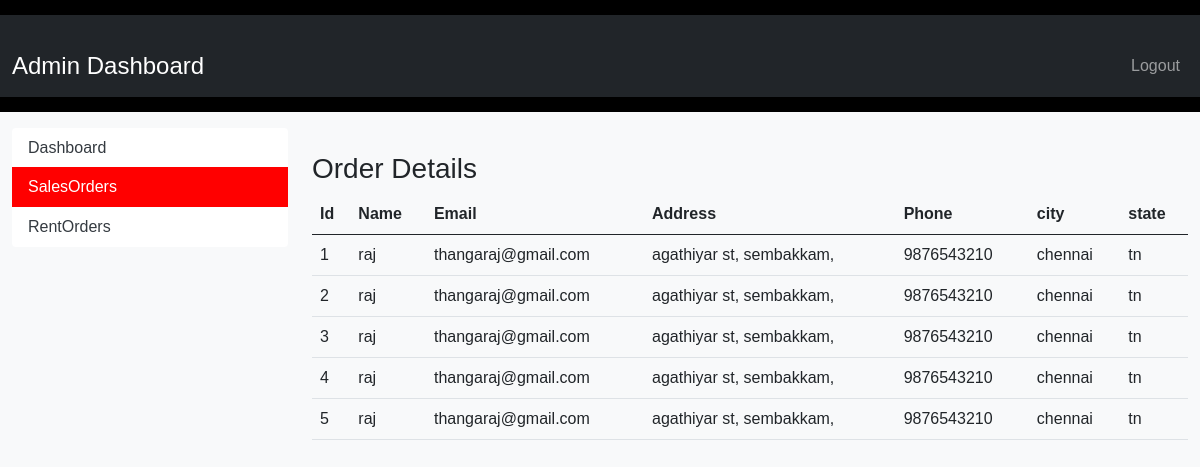
The app's page /cartorder, older data.
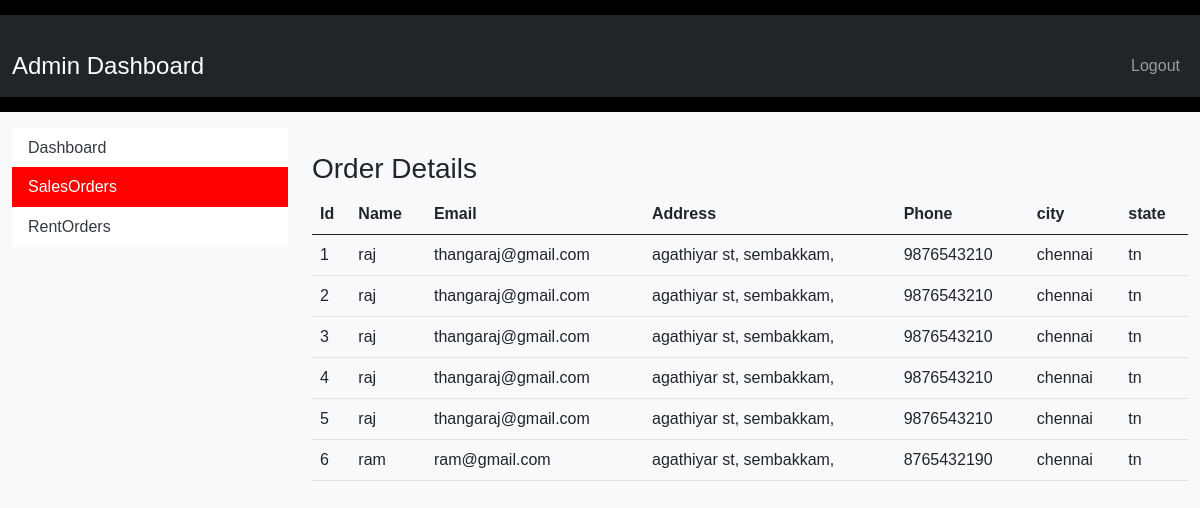
The same page, newer data.
### tables this page shows
CREATE TABLE cartorders (
                    id INTEGER PRIMARY KEY AUTOINCREMENT,
                    name TEXT,
                    email TEXT,
                    fdate DATE,
                    tdate DATE,
                    address TEXT,
                    phone TEXT,
                    city TEXT,
                    state TEXT
                );

### app.py (the view)
@app.route('/cartorder')
def cartorders():
    conn = sqlite3.connect('admin.db')
    cursor = conn.cursor()
    cursor.execute("SELECT id,name, email, address, phone, city, state FROM cartorders")
    order_data = cursor.fetchall()
    conn.close()
    return render_template('cartorder.html',order_data=order_data)

### templates/cartorder.html (shortened to what this page needs)
<!DOCTYPE html>
<html lang="en">
<head>
    <link href="https://cdn.jsdelivr.net/npm/bootstrap@5.0.2/dist/css/bootstrap.min.css" rel="stylesheet">
    <link rel="stylesheet" href="{{ url_for('static', filename='admin.css') }}">
</head>
<body>
    <header>
        <nav class="navbar navbar-expand-lg navbar-dark bg-dark">
            <div class="container-fluid">
                <a class="navbar-brand" href="#">Admin Dashboard</a>
                <div class="collapse navbar-collapse" id="navbarNav">
                    <ul class="navbar-nav ms-auto">
                        <li class="nav-item">
                            <a class="nav-link" href="admin">Logout</a>
                        </li>
                    </ul>
                </div>
            </div>
        </nav>
    </header>
    <div class="container-fluid mt-3">
        <div class="row">
            <div class="col-md-3">
                <div class="list-group">
                    <a href="/admin" class="list-group-item list-group-item-action">Dashboard</a>
                    <a href="/cartorder" class="list-group-item list-group-item-action active">SalesOrders</a>
                    <a href="/order" class="list-group-item list-group-item-action">RentOrders</a>
                </div>
            </div>
            <div class="col-md-9">
                <div class="mt-4">
                    <h3>Order Details</h3>
                    <table class="table">
                        <thead>
                            <tr>
                                <th>Id</th>
                                <th>Name</th>
                                <th>Email</th>
                                <th>Address</th>
                                <th>Phone</th>
                                <th>city</th>
                                <th>state</th>
                            </tr>
                        </thead>
                        <tbody>
                            {% for row in order_data %}
                            <tr>
                                <td>{{ row[0] }}</td>
                                <td>{{ row[1] }}</td>
                                <td>{{ row[2] }}</td>
                                <td>{{ row[3] }}</td>
                                <td>{{ row[4] }}</td>
                                <td>{{ row[5] }}</td>
                                <td>{{ row[6] }}</td>
                            </tr>
                            {% endfor %}
                        </tbody>
                    </table>
                </div>
            </div>
        </div>
    </div>
</body>
</html>

### static/admin.css (style rules this page uses)
body { font-family: Arial, sans-serif; background-color: #f8f9fa; }
header { background-color: #000000; padding: 15px 0; }
header .navbar-brand { font-size: 1.5rem; }
.navbar-nav .nav-link { color: #ffffff; }
.container-fluid { margin-top: 20px; }
.list-group-item { background-color: #ffffff; color: #343a40; border: none; }
.list-group-item.active { background-color: #ff0000; color: #ffffff; border-color: #007bff; }

Row changes from the older to the newer data that the page shows:
added cartorders: id "6", name "ram", email "ram@gmail.com", address "agathiyar st, sembakkam,", phone "8765432190", city "chennai", state "tn"
